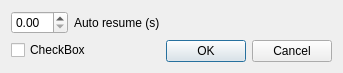
<?xml version="1.0" encoding="UTF-8"?>
<ui version="4.0">
 <class>PauseDialog</class>
 <widget class="QDialog" name="PauseDialog">
  <property name="geometry">
   <rect>
    <x>0</x>
    <y>0</y>
    <width>355</width>
    <height>89</height>
   </rect>
  </property>
  <property name="contextMenuPolicy">
   <enum>Qt::PreventContextMenu</enum>
  </property>
  <property name="windowTitle">
   <string>Advanced pause comand</string>
  </property>
  <layout class="QFormLayout" name="formLayout">
   <property name="sizeConstraint">
    <enum>QLayout::SetFixedSize</enum>
   </property>
   <item row="0" column="0">
    <layout class="QHBoxLayout" name="horizontalLayout">
     <item>
      <widget class="QDoubleSpinBox" name="autoResume">
       <property name="readOnly">
        <bool>false</bool>
       </property>
       <property name="accelerated">
        <bool>true</bool>
       </property>
      </widget>
     </item>
     <item>
      <widget class="QLabel" name="label">
       <property name="text">
        <string>Auto resume (s)</string>
       </property>
      </widget>
     </item>
    </layout>
   </item>
   <item row="1" column="1">
    <widget class="QDialogButtonBox" name="buttonBox">
     <property name="orientation">
      <enum>Qt::Horizontal</enum>
     </property>
     <property name="standardButtons">
      <set>QDialogButtonBox::Cancel|QDialogButtonBox::Ok</set>
     </property>
     <property name="centerButtons">
      <bool>false</bool>
     </property>
    </widget>
   </item>
   <item row="1" column="0">
    <widget class="QCheckBox" name="Queue">
     <property name="text">
      <string>CheckBox</string>
     </property>
    </widget>
   </item>
  </layout>
 </widget>
 <resources/>
 <connections>
  <connection>
   <sender>buttonBox</sender>
   <signal>accepted()</signal>
   <receiver>PauseDialog</receiver>
   <slot>accept()</slot>
   <hints>
    <hint type="sourcelabel">
     <x>203</x>
     <y>69</y>
    </hint>
    <hint type="destinationlabel">
     <x>157</x>
     <y>274</y>
    </hint>
   </hints>
  </connection>
  <connection>
   <sender>buttonBox</sender>
   <signal>rejected()</signal>
   <receiver>PauseDialog</receiver>
   <slot>reject()</slot>
   <hints>
    <hint type="sourcelabel">
     <x>203</x>
     <y>69</y>
    </hint>
    <hint type="destinationlabel">
     <x>286</x>
     <y>274</y>
    </hint>
   </hints>
  </connection>
 </connections>
</ui>
